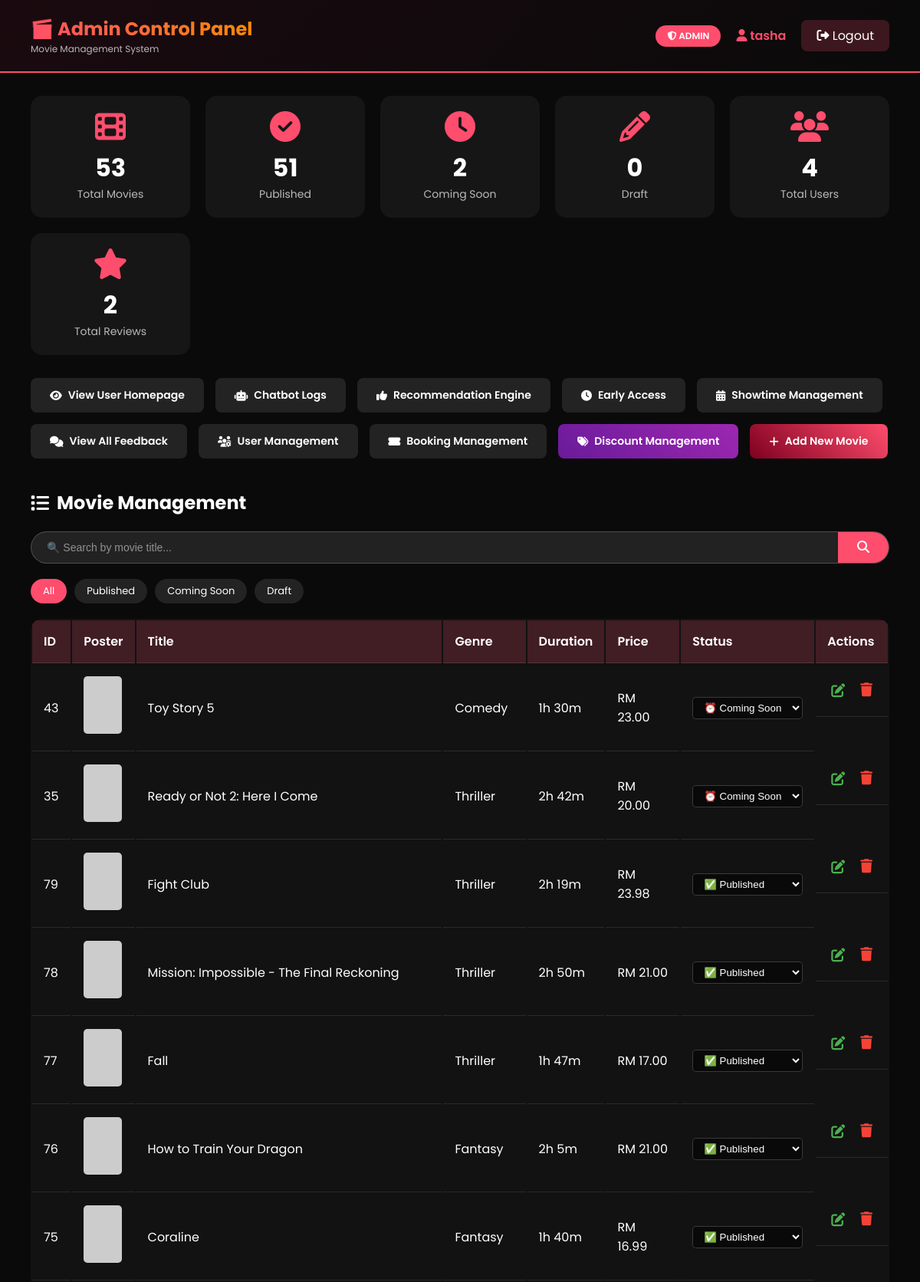
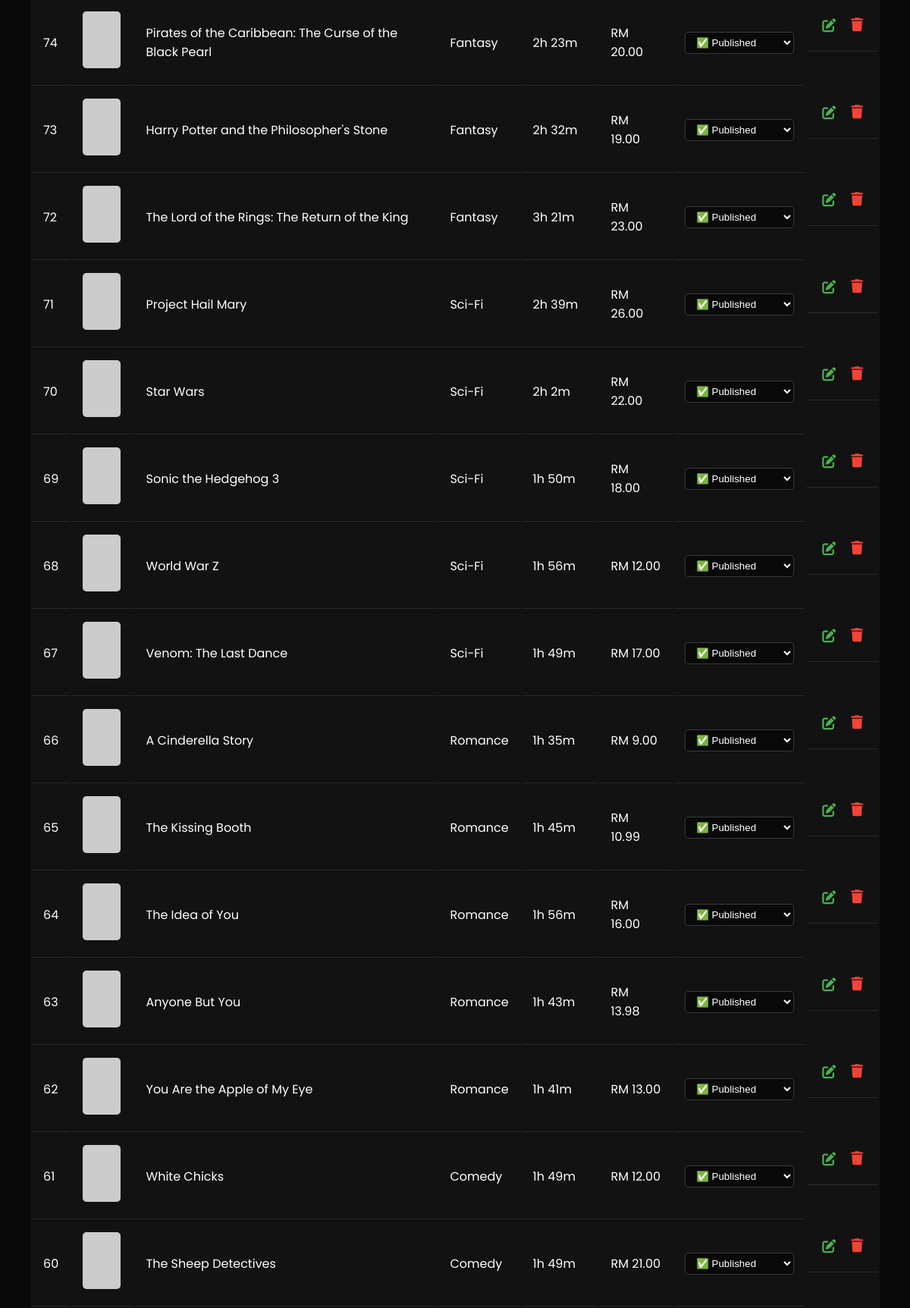
Page /staff_homepage.php (signed in, upper part) on the committed database (2 pictures, top to bottom).
### tables this page shows
CREATE TABLE `movies` (
  `movie_id` int(11) NOT NULL,
  `title` varchar(255) NOT NULL,
  `description` text DEFAULT NULL,
  `genre` varchar(100) DEFAULT NULL,
  `duration` int(11) DEFAULT NULL,
  `rating` varchar(10) DEFAULT NULL,
  `release_date` date DEFAULT NULL,
  `poster` varchar(255) DEFAULT NULL,
  `status` varchar(20) DEFAULT NULL,
  `price` decimal(6,2) DEFAULT NULL,
  `published_at` datetime DEFAULT NULL,
  `coming_soon_date` datetime DEFAULT NULL,
  `updated_by` int(11) DEFAULT NULL
);

### staff_homepage.php (the view, shortened to what this page needs)
<?php
include 'db.php';
$username = $_SESSION['username'] ?? 'Staff';
$search_query = isset($_GET['search']) ? trim($_GET['search']) : '';
$filter = isset($_GET['filter']) ? $_GET['filter'] : 'all';
if (!empty($search_query)) {
    $search_param = "%" . $conn->real_escape_string($search_query) . "%";
    $sql = "SELECT * FROM movies WHERE title LIKE ?
            ORDER BY
            CASE status
                WHEN 'draft' THEN 1
                WHEN 'coming_soon' THEN 2
                WHEN 'published' THEN 3
                ELSE 4
            END,
            movie_id DESC";
    $stmt = $conn->prepare($sql);
    $stmt->bind_param("s", $search_param);
    $stmt->execute();
    $result = $stmt->get_result();
} else {
    $sql = "SELECT * FROM movies ORDER BY
            CASE status
                WHEN 'draft' THEN 1
                WHEN 'coming_soon' THEN 2
                WHEN 'published' THEN 3
                ELSE 4
            END,
            movie_id DESC";
    $result = $conn->query($sql);
}
$movies = $result->fetch_all(MYSQLI_ASSOC);
$stats_sql = "SELECT
                COUNT(*) as total_movies,
                SUM(CASE WHEN status = 'published' THEN 1 ELSE 0 END) as published,
                SUM(CASE WHEN status = 'coming_soon' THEN 1 ELSE 0 END) as coming_soon,
                SUM(CASE WHEN status = 'draft' THEN 1 ELSE 0 END) as draft,
                (SELECT COUNT(*) FROM users WHERE role = 'user') as total_users,
                (SELECT COUNT(*) FROM movie_feedback) as total_reviews
              FROM movies";
$stats_result = $conn->query($stats_sql);
$stats = $stats_result->fetch_assoc();
?>
<!DOCTYPE html>
<html lang="en">
<head>
    <link rel="stylesheet" href="https://cdnjs.cloudflare.com/ajax/libs/font-awesome/6.4.0/css/all.min.css">
</head>
<body>
    <div class="staff-header">
        <div class="logo">
            <h1>🎬
                <?php
                if ($_SESSION['role'] == 'admin') {
                    echo "Admin Control Panel";
                } else {
                    echo "Staff Control Panel";
                }
                ?>
            </h1>
            <p>Movie Management System</p>
        </div>
        <div class="user-info">
            <span class="staff-badge"><i class="fas fa-shield-alt"></i>
                <?php
                if ($_SESSION['role'] == 'admin') {
                    echo 'ADMIN';
                } else {
                    echo 'STAFF';
                }
                ?>
            </span>
            <span class="username"><i class="fas fa-user"></i> <?php echo htmlspecialchars($username); ?></span>
            <a href="logout.php" class="logout-btn"><i class="fas fa-sign-out-alt"></i> Logout</a>
        </div>
    </div>
    <div class="stats-container">
        <div class="stat-card">
            <i class="fas fa-film"></i>
            <div class="number"><?php echo $stats['total_movies']; ?></div>
            <div class="label">Total Movies</div>
        </div>
        <div class="stat-card">
            <i class="fas fa-check-circle"></i>
            <div class="number"><?php echo $stats['published']; ?></div>
            <div class="label">Published</div>
        </div>
        <div class="stat-card">
            <i class="fas fa-clock"></i>
            <div class="number"><?php echo $stats['coming_soon']; ?></div>
            <div class="label">Coming Soon</div>
        </div>
        <div class="stat-card">
            <i class="fas fa-pencil-alt"></i>
            <div class="number"><?php echo $stats['draft']; ?></div>
            <div class="label">Draft</div>
        </div>
        <div class="stat-card">
            <i class="fas fa-users"></i>
            <div class="number"><?php echo $stats['total_users']; ?></div>
            <div class="label">Total Users</div>
        </div>
        <div class="stat-card">
            <i class="fas fa-star"></i>
            <div class="number"><?php echo $stats['total_reviews']; ?></div>
            <div class="label">Total Reviews</div>
        </div>
    </div>
    <div class="action-buttons">
        <a href="homepage.php" class="btn btn-secondary"><i class="fas fa-eye"></i> View User Homepage</a>
        <?php if ($_SESSION['role'] === 'admin'): ?>
            <a href="chatbot_logs.php" class="btn btn-secondary"><i class="fas fa-robot"></i> Chatbot Logs</a>
            <a href="admin_recommendation.php" class="btn btn-secondary"><i class="fas fa-thumbs-up"></i> Recommendation Engine</a>
            <a href="admin_early_access.php" class="btn btn-secondary"><i class="fas fa-clock"></i> Early Access</a>
            <a href="admin_showtimes.php" class="btn btn-secondary"><i class="fas fa-calendar-alt"></i> Showtime Management</a>
        <?php endif; ?>
        <a href="feedback_management.php" class="btn btn-secondary"><i class="fas fa-comments"></i> View All Feedback</a>
        <a href="user_management.php" class="btn btn-secondary"><i class="fas fa-users-cog"></i> User Management</a>
        <a href="booking_management.php" class="btn btn-secondary"><i class="fas fa-ticket-alt"></i> Booking Management</a>
        <?php if ($_SESSION['role'] === 'admin'): ?>
            <a href="discount_management.php" class="btn btn-primary" style="background: linear-gradient(45deg, #6a1b9a, #9c27b0);"><i class="fas fa-tags"></i> Discount Management</a>
        <?php endif; ?>
        <a href="add_movie.php" class="btn btn-primary"><i class="fas fa-plus"></i> Add New Movie</a>
    </div>
    <div class="movies-section">
        <h2><i class="fas fa-list"></i> Movie Management</h2>
        <div class="search-container">
            <form method="GET" style="flex: 1; display: flex; gap: 10px; flex-wrap: wrap;">
                <div class="search-box">
                    <input type="text" name="search" placeholder="🔍 Search by movie title..." value="<?php echo htmlspecialchars($search_query); ?>">
                    <button type="submit"><i class="fas fa-search"></i></button>
                </div>
            </form>
        </div>
        <div class="filter-buttons">
            <a href="?<?php echo !empty($search_query) ? 'search=' . urlencode($search_query) . '&' : ''; ?>filter=all" class="filter-btn <?php echo $filter == 'all' ? 'active' : ''; ?>">All</a>
            <a href="?<?php echo !empty($search_query) ? 'search=' . urlencode($search_query) . '&' : ''; ?>filter=published" class="filter-btn <?php echo $filter == 'published' ? 'active' : ''; ?>">Published</a>
            <a href="?<?php echo !empty($search_query) ? 'search=' . urlencode($search_query) . '&' : ''; ?>filter=coming_soon" class="filter-btn <?php echo $filter == 'coming_soon' ? 'active' : ''; ?>">Coming Soon</a>
            <a href="?<?php echo !empty($search_query) ? 'search=' . urlencode($search_query) . '&' : ''; ?>filter=draft" class="filter-btn <?php echo $filter == 'draft' ? 'active' : ''; ?>">Draft</a>
        </div>
        <div class="movies-table">
            <?php if (count($movies) > 0): ?>
                <table>
                    <thead>
                        <tr>
                            <th>ID</th>
                            <th>Poster</th>
                            <th>Title</th>
                            <th>Genre</th>
                            <th>Duration</th>
                            <th>Price</th>
                            <th>Status</th>
                            <th>Actions</th>
                        </tr>
                    </thead>
                    <tbody>
                        <?php
                        foreach ($movies as $movie):
                        ?>
                        <tr>
                            <td><?php echo $movie['movie_id']; ?></td>
                            <td>
                                <img src="<?php echo htmlspecialchars($movie['poster']); ?>"
                                     class="poster-thumb"
                                     onerror="this.src='https://via.placeholder.com/50x75'">
                            </td>
                            <td>
                                <?php echo htmlspecialchars($movie['title']); ?>
                            </td>
                            <td><?php echo htmlspecialchars($movie['genre']); ?></td>
                            <td><?php echo floor($movie['duration']/60) . 'h ' . ($movie['duration']%60) . 'm'; ?></td>
                            <td>RM <?php echo number_format($movie['price'], 2); ?></td>
                            <td>
                                <form method="POST" style="display: inline;">
                                    <select name="status" class="status-select" onchange="this.form.submit()">
                                        <option value="coming_soon" <?php echo $movie['status'] == 'coming_soon' ? 'selected' : ''; ?>>⏰ Coming Soon</option>
                                        <option value="published" <?php echo $movie['status'] == 'published' ? 'selected' : ''; ?>>✅ Published</option>
                                    </select>
                                </form>
                            </td>
                            <td class="action-icons">
                                <a href="edit_movie.php?id=<?php echo $movie['movie_id']; ?>" class="edit" title="Edit">
                                    <i class="fas fa-edit"></i>
                                </a>
                                <button onclick="confirmDelete(<?php echo $movie['movie_id']; ?>, '<?php echo htmlspecialchars($movie['title']); ?>')" class="delete" title="Delete">
                                    <i class="fas fa-trash"></i>
                                </button>
                            </td>
                        </tr>
                        <?php endforeach; ?>
                    </tbody>
                </table>
            <?php endif; ?>
        </div>
    </div>
</body>
</html>

### staff_homepage.php (style rules this page uses)
* { margin: 0; padding: 0; box-sizing: border-box; }
body { font-family: 'Poppins', sans-serif; background: #0a0a0a; color: white; }
.staff-header { background: linear-gradient(135deg, #1a0a0f 0%, #0a0a0a 100%); padding: 20px 40px; border-bottom: 2px solid #ff4d6d; display: flex; justify-content: space-between; align-items: center; flex-wrap: wrap; gap: 20px; }
.logo h1 { font-size: 24px; background: linear-gradient(45deg, #ff4d6d, #ff8c00); -webkit-background-clip: text; -webkit-text-fill-color: transparent; }
.logo p { font-size: 12px; opacity: 0.7; }
.staff-badge { background: #ff4d6d; padding: 5px 15px; border-radius: 20px; font-size: 12px; font-weight: 600; }
.user-info { display: flex; align-items: center; gap: 20px; }
.user-info .username { color: #ff4d6d; font-weight: 600; }
.logout-btn { background: rgba(255,77,109,0.2); padding: 8px 20px; border-radius: 8px; text-decoration: none; color: white; transition: 0.3s; }
.stats-container { display: grid; grid-template-columns: repeat(auto-fit, minmax(180px, 1fr)); gap: 20px; padding: 30px 40px; }
.stat-card { background: rgba(255,255,255,0.05); padding: 20px; border-radius: 15px; text-align: center; transition: 0.3s; }
.stat-card i { font-size: 40px; color: #ff4d6d; margin-bottom: 10px; }
.stat-card .number { font-size: 32px; font-weight: 700; }
.stat-card .label { font-size: 14px; opacity: 0.7; }
.action-buttons { padding: 0 40px 20px 40px; display: flex; gap: 15px; flex-wrap: wrap; }
.btn { padding: 12px 25px; border: none; border-radius: 8px; cursor: pointer; font-size: 14px; font-weight: 600; transition: 0.3s; text-decoration: none; display: inline-flex; align-items: center; gap: 8px; }
.btn-primary { background: linear-gradient(45deg, #800020, #ff4d6d); color: white; }
.btn-secondary { background: rgba(255,255,255,0.1); color: white; }
.movies-section { padding: 20px 40px; }
.movies-section h2 { margin-bottom: 20px; display: flex; align-items: center; gap: 10px; }
.search-container { display: flex; align-items: center; gap: 10px; margin-bottom: 20px; flex-wrap: wrap; }
.search-box { display: flex; flex: 1; min-width: 300px; background: rgba(255,255,255,0.1); border-radius: 50px; overflow: hidden; border: 1px solid rgba(255,255,255,0.2); transition: 0.3s; }
.search-box input { flex: 1; padding: 12px 20px; background: transparent; border: none; color: white; font-size: 14px; outline: none; }
.search-box input::placeholder { color: rgba(255,255,255,0.5); }
.search-box button { background: #ff4d6d; border: none; padding: 0 25px; color: white; cursor: pointer; font-size: 16px; transition: 0.3s; }
.filter-buttons { display: flex; gap: 10px; margin-bottom: 20px; flex-wrap: wrap; }
.filter-btn { padding: 6px 16px; border-radius: 20px; background: rgba(255,255,255,0.1); color: white; text-decoration: none; font-size: 13px; transition: 0.3s; }
.filter-btn:hover, .filter-btn.active { background: #ff4d6d; }
.movies-table { width: 100%; overflow-x: auto; }
table { width: 100%; background: rgba(255,255,255,0.03); border-radius: 15px; overflow: hidden; }
th, td { padding: 15px; text-align: left; border-bottom: 1px solid rgba(255,255,255,0.1); }
th { background: rgba(255,77,109,0.2); font-weight: 600; }
.poster-thumb { width: 50px; height: 75px; object-fit: cover; border-radius: 5px; }
.action-icons { display: flex; gap: 10px; }
.action-icons a, .action-icons button { background: none; border: none; cursor: pointer; font-size: 18px; padding: 5px; transition: 0.3s; }
.action-icons .edit { color: #4CAF50; }
.action-icons .delete { color: #f44336; }
.status-select { padding: 5px 10px; border-radius: 5px; background: rgba(0,0,0,0.5); color: white; border: 1px solid rgba(255,255,255,0.2); }

### rows in the picture
movies: movie_id "43", title "Toy Story 5", genre "Comedy", floor($movie['duration']/60) "1", $movie['duration']%60 "30", price "23.00", status "⏰ Coming Soon"
movies: movie_id "35", title "Ready or Not 2: Here I Come", genre "Thriller", floor($movie['duration']/60) "2", $movie['duration']%60 "42", price "20.00", status "⏰ Coming Soon"
movies: movie_id "79", title "Fight Club", genre "Thriller", floor($movie['duration']/60) "2", $movie['duration']%60 "19", price "23.98", status "✅ Published"
movies: movie_id "78", title "Mission: Impossible - The Final Reckoning", genre "Thriller", floor($movie['duration']/60) "2", $movie['duration']%60 "50", price "21.00", status "✅ Published"
movies: movie_id "77", title "Fall", genre "Thriller", floor($movie['duration']/60) "1", $movie['duration']%60 "47", price "17.00", status "✅ Published"
movies: movie_id "76", title "How to Train Your Dragon", genre "Fantasy", floor($movie['duration']/60) "2", $movie['duration']%60 "5", price "21.00", status "✅ Published"
movies: movie_id "75", title "Coraline", genre "Fantasy", floor($movie['duration']/60) "1", $movie['duration']%60 "40", price "16.99", status "✅ Published"
movies: movie_id "74", title "Pirates of the Caribbean: The Curse of the Black Pearl", genre "Fantasy", floor($movie['duration']/60) "2", $movie['duration']%60 "23", price "20.00", status "✅ Published"
movies: movie_id "73", title "Harry Potter and the Philosopher's Stone", genre "Fantasy", floor($movie['duration']/60) "2", $movie['duration']%60 "32", price "19.00", status "✅ Published"
movies: movie_id "72", title "The Lord of the Rings: The Return of the King", genre "Fantasy", floor($movie['duration']/60) "3", $movie['duration']%60 "21", price "23.00", status "✅ Published"
movies: movie_id "71", title "Project Hail Mary", genre "Sci-Fi", floor($movie['duration']/60) "2", $movie['duration']%60 "39", price "26.00", status "✅ Published"
movies: movie_id "70", title "Star Wars", genre "Sci-Fi", floor($movie['duration']/60) "2", $movie['duration']%60 "2", price "22.00", status "✅ Published"
movies: movie_id "69", title "Sonic the Hedgehog 3", genre "Sci-Fi", floor($movie['duration']/60) "1", $movie['duration']%60 "50", price "18.00", status "✅ Published"
movies: movie_id "68", title "World War Z", genre "Sci-Fi", floor($movie['duration']/60) "1", $movie['duration']%60 "56", price "12.00", status "✅ Published"
movies: movie_id "67", title "Venom: The Last Dance", genre "Sci-Fi", floor($movie['duration']/60) "1", $movie['duration']%60 "49", price "17.00", status "✅ Published"
movies: movie_id "66", title "A Cinderella Story", genre "Romance", floor($movie['duration']/60) "1", $movie['duration']%60 "35", price "9.00", status "✅ Published"
movies: movie_id "65", title "The Kissing Booth", genre "Romance", floor($movie['duration']/60) "1", $movie['duration']%60 "45", price "10.99", status "✅ Published"
movies: movie_id "64", title "The Idea of You", genre "Romance", floor($movie['duration']/60) "1", $movie['duration']%60 "56", price "16.00", status "✅ Published"
movies: movie_id "63", title "Anyone But You", genre "Romance", floor($movie['duration']/60) "1", $movie['duration']%60 "43", price "13.98", status "✅ Published"
movies: movie_id "62", title "You Are the Apple of My Eye", genre "Romance", floor($movie['duration']/60) "1", $movie['duration']%60 "41", price "13.00", status "✅ Published"
movies: movie_id "61", title "White Chicks", genre "Comedy", floor($movie['duration']/60) "1", $movie['duration']%60 "49", price "12.00", status "✅ Published"
movies: movie_id "60", title "The Sheep Detectives", genre "Comedy", floor($movie['duration']/60) "1", $movie['duration']%60 "49", price "21.00", status "✅ Published"

### other values in the picture
$username "tasha"
$stats['total_movies'] "53"
$stats['published'] "51"
$stats['coming_soon'] "2"
$stats['draft'] "0"
$stats['total_users'] "4"
$stats['total_reviews'] "2"
